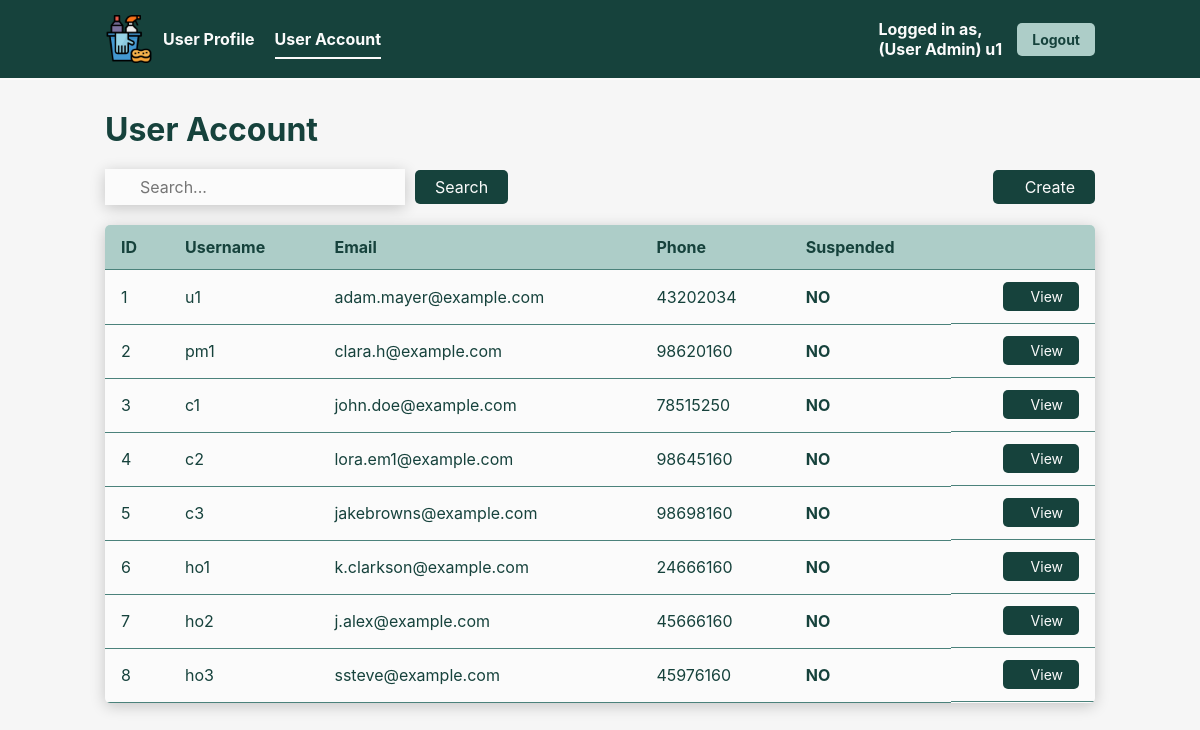
Before: /viewUserAccount.php (signed in) with the older database file.
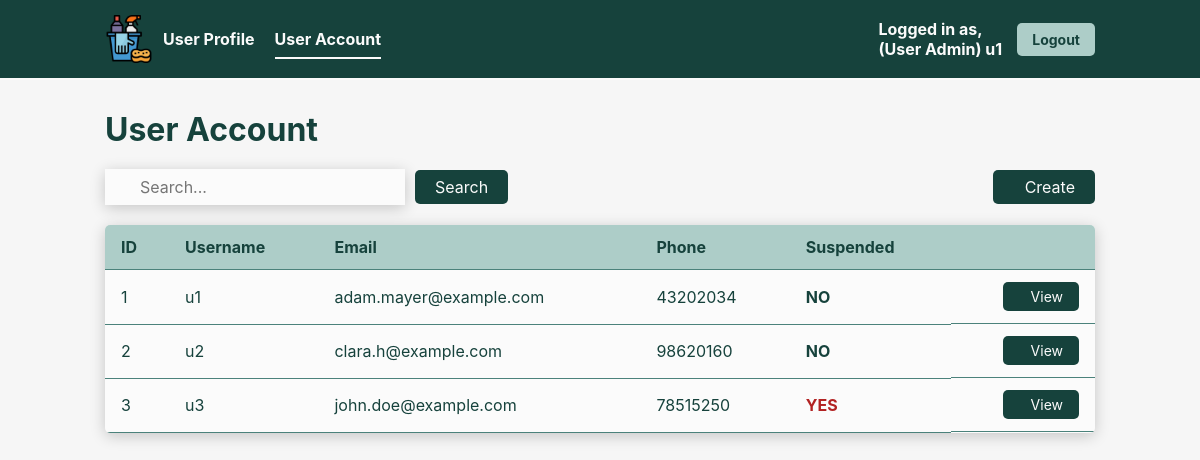
After: the same page with the newer database file.
### tables this page shows
CREATE TABLE UserAccount (
    `id` INT AUTO_INCREMENT,
    `username` VARCHAR(64) NOT NULL,
    `password` VARCHAR(255) NOT NULL,
    `fullName` VARCHAR(64) NOT NULL,
    `email` VARCHAR(64) NOT NULL,
    `phone` VARCHAR(64) NOT NULL,
    `userProfile` VARCHAR(64) NOT NULL,
    `isSuspend` BOOL NOT NULL DEFAULT 0,
    PRIMARY KEY (`id`),
    FOREIGN KEY (`userProfile`) REFERENCES UserProfile(`role`),
    UNIQUE (`username`)
);

### src/entity/UserAccount.php (called while the page is built, shortened)
<?php
class UserAccount {
    protected int $id;
    protected string $username;
    protected string $email;
    protected string $phone;
    protected int $isSuspend;
    public function readAllUserAccount(): ?array {
        $db_handle = new Database();
        $db_conn = $db_handle->getConnection();
        try {
            $stmt = $db_conn->prepare("SELECT * FROM `UserAccount`");
            $execResult = $stmt->execute();
            if ($execResult) {
                $userAccounts = $stmt->fetchAll(PDO::FETCH_CLASS, 'UserAccount');
                return $userAccounts;
            } else {
                return null;
            }
        } catch (PDOException $e) {
            error_log("Database query failed: " . $e->getMessage());
            unset($db_handle);
            return null;
        }
    }
    public function getId(): int { return $this->id; }
    public function getUsername(): string { return $this->username; }
    public function getEmail(): string { return $this->email; }
    public function getPhone(): string { return $this->phone; }
    public function getSuspendStatus(): int { return $this->isSuspend; }
}
?>

### src/controllers/ViewAllUserAccountController.php (called while the page is built)
<?php
require_once ("/var/www/html/entity/UserAccount.php");
class ViewAllUserAccountController
{
    private $userAccount;
    public function __construct()
    {
        $this->userAccount = new UserAccount();
    }
    public function readAllUserAccount(): ?array
    {
        return $this->userAccount->readAllUserAccount();
    }
}

### src/viewUserAccount.php (the view, shortened to what this page needs)
<?php
require_once 'controllers/ViewAllUserAccountController.php';
$controller = new ViewAllUserAccountController();
$userAccount = $controller->readAllUserAccount();
?>
<!DOCTYPE html>
<html lang="en">
<head>
  <link rel="stylesheet" href="css/style.css">
</head>
<body>
  <div class="navbar">
    <div class="navbar-left">
      <img src='img/cleaning-logo.png' alt="Cleaning Logo" width='48px' height='48px'/>
      <a href="viewUserProfile.php">User Profile</a>
      <a href="viewUserAccount.php" class="active">User Account</a>
    </div>
    <div class="navbar-right">
      <span class="navbar-right-text">Logged in as,<br/>(<?php echo htmlspecialchars($_SESSION["userProfile"]); ?>) <?php echo htmlspecialchars($_SESSION["username"]); ?></span>
      <button class="logout-button" onclick="window.location.href='logout.php'">Logout</button>
    </div>
  </div>
  <h1>User Account</h1>
  <div class="section-container">
    <div class="search">
      <div class="search-group">
        <div class="input-wrapper">
          <input id="search_term" type="text" placeholder="Search..." value=<?php if (isset($_GET['q'])) { echo $_GET['q']; } ?>>
        </div>
        <button onclick='searchBtnClicked()' class="search-button">Search</button>
      </div>
      <button onclick='window.location.href="createUserAccount.php"' class="create-button">
        Create
      </button>
    </div>
    <table class="display-table">
      <thead>
        <tr>
          <th>ID</th>
          <th>Username</th>
          <th>Email</th>
          <th>Phone</th>
          <th>Suspended</th>
          <th></th>
        </tr>
      </thead>
      <tbody>
      <?php foreach ($userAccount as $ua): ?>
          <tr>
              <td><?php echo htmlspecialchars($ua->getId()); ?></td>
              <td><?php echo htmlspecialchars($ua->getUsername()); ?></td>
              <td><?php echo htmlspecialchars($ua->getEmail()); ?></td>
              <td><?php echo htmlspecialchars($ua->getPhone()); ?></td>
              <td class="<?php if ($ua->getSuspendStatus() == 1) { echo 'suspended-yes'; } else { echo 'suspended-no'; } ?>">
                <?php if ($ua->getSuspendStatus() == 1) { echo 'YES'; } else { echo 'NO'; } ?>
              </td>
              <td>
                <button class="view-button" onclick='window.location.href="updateUserAccount.php?id=<?php echo htmlspecialchars($ua->getId()); ?>"'><ion-icon name="eye-outline"></ion-icon>View</button>
              </td>
          </tr>
      <?php endforeach; ?>
      </tbody>
    </table>
  </div>
</body>
</html>

### src/css/style.css (style rules this page uses)
* { margin: 0px; padding: 0px; box-sizing: border-box; font-family: 'Inter', 'Segoe UI', sans-serif; }
body { height: 100vh; background-color: #F6F6F6; }
.navbar { background-color: #16423C; padding: 15px 0; display: flex; justify-content: space-between; align-items: center; border-bottom: 2px solid #FBFBFB; }
.navbar-left { display: flex; align-items: center; margin-left: 105px; }
.navbar-left img { margin-right: 10px; }
.navbar-left a { color: #FBFBFB; text-decoration: none; margin-right: 20px; padding: 10px 0; position: relative; font-weight: bold; }
.navbar-left a.active::after { content: ''; position: absolute; bottom: 0; left: 0; width: 100%; height: 2px; background-color: #FBFBFB; }
.navbar-right { display: flex; align-items: center; margin-right: 105px; }
.navbar-right-text { margin-right: 15px; color: #FBFBFB; font-weight: bold; }
.logout-button { background-color: #ADCDC8; color: #16423C; border: none; padding: 8px 15px; border-radius: 5px; cursor: pointer; font-size: 14px; font-weight: bold; }
h1 { margin-left: 105px; margin-top: 30px; color: #16423C; }
.section-container { padding: 0 105px; padding-bottom: 5%; margin-top: 20px; }
.search { display: flex; justify-content: space-between; align-items: center; margin-bottom: 20px; }
.search-group { display: flex; align-items: center; gap: 10px; }
.search input { padding: 8px 12px; font-size: 16px; width: 300px; }
.input-wrapper { position: relative; }
.input-wrapper input { padding: 8px 12px 8px 35px; font-size: 16px; box-shadow: 0px 3px 15px rgba(0,0,0,0.2); background-color: #FBFBFB; border: None; width: 300px; }
.create-button { display: flex; align-items: center; gap: 12px; }
.search-button, .create-button { font-size: 16px; padding: 7px 20px; background-color: #16423C; color: #FBFBFB; border: none; border-radius: 5px; align-items: center; cursor: pointer; }
.display-table { width: 100%; border-collapse: collapse; border-radius: 5px; overflow: hidden; background-color: #FBFBFB; box-shadow: 0px 3px 15px rgba(0,0,0,0.2); }
.display-table td:last-child { display: flex; justify-content: flex-end; }
.display-table button { display: flex; align-items: center; gap: 12px; }
.display-table thead { background-color: #ADCDC8; font-weight: bold; color: #16423C; }
.display-table th, .display-table td { padding: 12px 16px; text-align: left; border-bottom: 0.5px solid #4B827B; color: #16423C; }
.display-table .suspended-yes { color: #B22222; font-weight: bold; }
.suspended-no { color: #16423C; font-weight: bold; }
.view-button { background-color: #16423C; color: #FBFBFB; border: none; border-radius: 5px; padding: 6px 16px; font-size: 14px; cursor: pointer; transition: 0.2s ease; text-decoration:none; }

Changed rows visible on the page:
removed useraccount: id "4", username "c2", email "lora.em1@example.com", phone "98645160", isSuspend "NO"
removed useraccount: id "5", username "c3", email "jakebrowns@example.com", phone "98698160", isSuspend "NO"
removed useraccount: id "6", username "ho1", email "k.clarkson@example.com", phone "24666160", isSuspend "NO"
removed useraccount: id "7", username "ho2", email "j.alex@example.com", phone "45666160", isSuspend "NO"
removed useraccount: id "8", username "ho3", email "ssteve@example.com", phone "45976160", isSuspend "NO"
changed useraccount "clara.h@example.com": username "pm1" → "u2"
changed useraccount "john.doe@example.com": username "c1" → "u3"; isSuspend "NO" → "YES"
